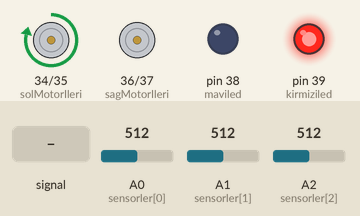
This sketch was run on a simulated Arduino Mega 2560, built with avr-gcc and run on an emulated ATmega2560. Shown: motor-driver pin pairs drawn as motors (green arrow = first pin HIGH = forward, orange = second pin HIGH = backward, longer = more drive), output pins drawn as LEDs (lit = HIGH). Dashed ring = blinking. The test bench sets the inputs (shaded band); at power-on: A2 (sensorler[2]) = 512, A0 (sensorler[0]) = 512, A1 (sensorler[1]) = 512.

Above: at 1.2 s.
1.3 s: A2 (sensorler[2]) fed a 2 Hz sine of ±306 counts around its level
At 2.91 s:
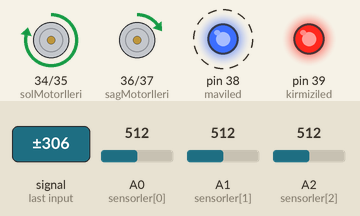
4.3 s: A2 (sensorler[2]) set to 810
7.3 s: A0 (sensorler[0]) set to 784
9.0 s: A0 (sensorler[0]) set to 817
At 11.5 s:
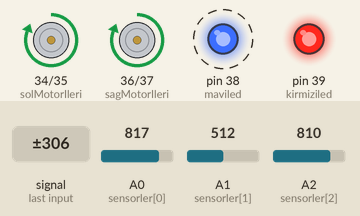
12.0 s: A2 (sensorler[2]) set to 792
At 13.4 s:
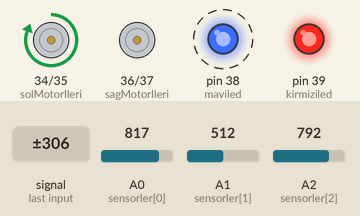
15.0 s: A2 (sensorler[2]) set to 900
At 16.8 s:
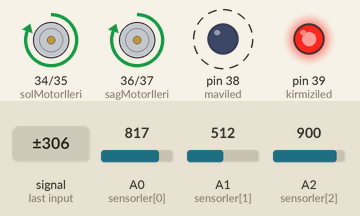
Timing chart, 0 to 19.0 s (numbered marks = the images above; inputs shaded):
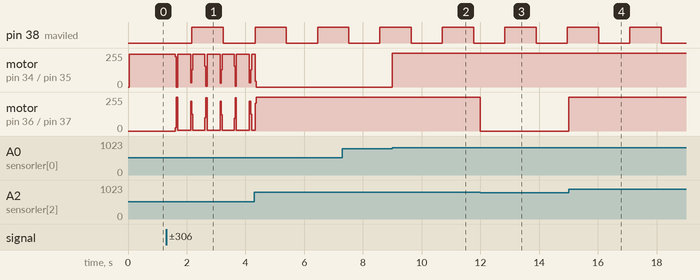

Measured:
- the behaviour switches between 800 and 801 on A0 (sensorler[0]) (found by bisection; images 1 and 2)
- the behaviour switches between 801 and 800 on A2 (sensorler[2]) (found by bisection; images 2 and 3)
- after the input at 9.0 s, motor on pin 34 (solMotorIleri) / pin 35 (solMotorGeri): stopped → forward 255/255 at once
- after the input at 12.0 s, motor on pin 36 (sagMotorIleri) / pin 37 (sagMotorGeri): forward 255/255 → stopped at once
- after the input at 15.0 s, motor on pin 36 (sagMotorIleri) / pin 37 (sagMotorGeri): stopped → forward 255/255 at once

The sketch:

cizgitakip.ino
```cpp
/*Sensörler */
const int sensorler[]={A0,A1,A2}; // A0 Sol sensör, A1 Orta Sensör, A2 Sag Sensor "CNY70".
int sensor[3];
const int maviled=38; //uçağın üzerindeki mavi led
const int kirmiziled=39; //uçağın kanatlarındaki kırmızı led
unsigned int sayac=0; //uçağın üstündeki mavi ledin yanıp sönmesi için sayac
int katsayi=1; //uçağın üzerindeki mavi ledin yanıp sönmesine karar verecek katsayı negatip veya pozitif

int sonDurum=1; //bu değişken uçak yoldan tamamen çıktığında son konumuna dönmesi için kullanılacak, default değei 1 hiç bir tarafa dönmeyeyaceğini belirtiyor, bu değer 0 veya 2 olduğunda dönme işlemi yapacak

/*Motor 1 */
const int solMotorIleri  = 34;
const int solMotorGeri  = 35;
/*Motor 2 */
const int sagMotorIleri  = 36;
const int sagMotorGeri  = 37;


void setup()
{
    pinMode(maviled, OUTPUT);// uçağın mavi ledine giden pin çıkış olarak atandı.
    pinMode(kirmiziled, OUTPUT);// uçağın kırmızı ledine giden pin çıkış olarak atandı.
    digitalWrite(kirmiziled,HIGH); //kırmızı led sürekli yanacağı için burada HIGH olarak belirlendi.
  /*Sensörler */
  for (int i=0;i<3;i++){
    pinMode(sensorler[i], INPUT);// sensörlerin pinleri giriş olarak atandı.
  }

  pinMode(solMotorIleri, OUTPUT); //Motorlara giden pinler çıkış olarak atandı
  pinMode(sagMotorIleri, OUTPUT);
  pinMode(solMotorGeri, OUTPUT);
  pinMode(sagMotorGeri, OUTPUT);

  digitalWrite(solMotorIleri, LOW); //Bütün motorlar başlangıçta dur oarak ayarlandı
  digitalWrite(sagMotorIleri, LOW);
  digitalWrite(solMotorGeri, LOW);
  digitalWrite(sagMotorGeri, LOW);

}

void loop()
{
   sayac=sayac+1;
  if(sayac%3000==0){
    katsayi=-katsayi;
    if(katsayi>0){
      digitalWrite(maviled, HIGH);} //uçağın üstündeki mavi led yanıyor
     else{
      digitalWrite(maviled,LOW);//uçağın üstündeki mavi led sönüyor
      }
    }
    if(sayac>60000)
    sayac=0;
    //
  for (int i=0;i<3;i++){
    if (analogRead(sensorler[i])>800)
      sensor[i]=1; //Sensorden gelen analog deger dijitale cevriliyor; Gelen sinyal beyaz ise 1, siyah ise 0
    else
      sensor[i]=0;
  }

  if (sensor[0]==0) //Sol sensor siyahı gördü ise
  {
    sonDurum=0; // sondurum değişkenine 0 atanıyor
    hareket(0); //uçak sola dönüyor
  }

  if (sensor[2]==0) //Sağ sensör siyahı gördü ise
  {
    sonDurum=2; // sondurum değişkenine 0 atanıyor
    hareket(2);//uçak sağa dönüyor
  }
  if (sensor[0]==1 && sensor[1]==0 && sensor[2]==1){ //yan seösörler beyazda orta sensör siyahta ise normal istediğimiz pozisyondadır
    sonDurum=1; //sondurum değişkenine 1 default değeri atanıyor yani sondurum değişkeni resetleniyor
    hareket(1); //uçak hiçbir tarafa dönmeden hareket ediyor
  }

  if (sensor[0]==1 && sensor[1]==1 && sensor[2]==1){ //Bütün sensörler beyaz algılıyorsa, uçak yoldan tamamen çıkmış demekdir
    hareket(sonDurum); //Yan sensörlerden en son hagisi siyahı görmüş ise o yöne doğru uçak dönerek yolu arıyor.
  }

}

void hareket(int deger){
  if (deger==0){
    digitalWrite(solMotorIleri, LOW); // Sol Motor Dur
    digitalWrite(sagMotorIleri, HIGH); //Sağ Motor Çalışıyor
  }
  if (deger==1){
    digitalWrite(solMotorIleri, HIGH); //Sol Motor Çalışıyor
    digitalWrite(sagMotorIleri, HIGH); //Sag Motor Çalışıyor
  }
  if (deger==2){
    digitalWrite(sagMotorIleri, LOW); //Sag Motor Dur
    digitalWrite(solMotorIleri, HIGH); //Sol Motor Çalışıyor
  }
  if (deger==3){
      digitalWrite(solMotorIleri, LOW); // Sol Motor Dur
      digitalWrite(sagMotorIleri, LOW); // Sağ Motor Dur
  }
}
```
